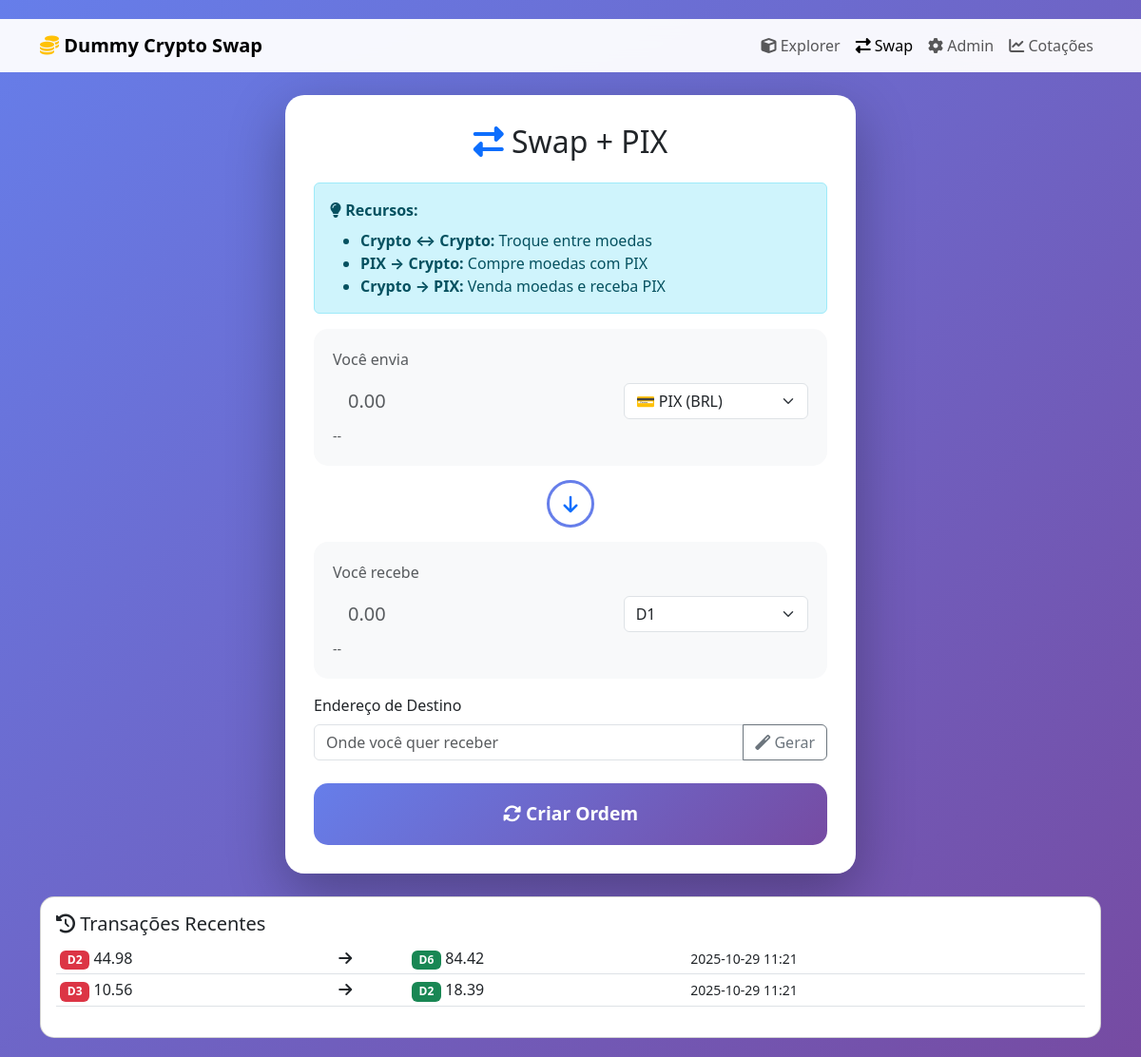
The page /swap on the database its author committed.
### tables this page shows
CREATE TABLE swaps (
            id INTEGER PRIMARY KEY AUTOINCREMENT,
            from_coin_id INTEGER NOT NULL,
            to_coin_id INTEGER NOT NULL,
            from_address TEXT NOT NULL,
            to_address TEXT NOT NULL,
            from_amount REAL NOT NULL,
            to_amount REAL NOT NULL,
            exchange_rate REAL NOT NULL,
            fee_amount REAL DEFAULT 0,
            fee_percentage REAL DEFAULT 0,
            timestamp TIMESTAMP DEFAULT CURRENT_TIMESTAMP,
            FOREIGN KEY (from_coin_id) REFERENCES coins (id),
            FOREIGN KEY (to_coin_id) REFERENCES coins (id)
        );

CREATE TABLE coins (
            id INTEGER PRIMARY KEY AUTOINCREMENT,
            name TEXT NOT NULL,
            symbol TEXT NOT NULL UNIQUE,
            prefix TEXT NOT NULL,
            total_supply REAL DEFAULT 0,
            created_at TIMESTAMP DEFAULT CURRENT_TIMESTAMP
        );

### app.py (the view)
@app.route('/swap')
def swap_page():
    conn = get_db()
    cursor = conn.cursor()
    cursor.execute('SELECT * FROM coins ORDER BY symbol')
    coins = cursor.fetchall()
    cursor.execute("""
        SELECT
            s.*,
            c1.symbol as from_symbol,
            c2.symbol as to_symbol
        FROM swaps s
        JOIN coins c1 ON s.from_coin_id = c1.id
        JOIN coins c2 ON s.to_coin_id = c2.id
        ORDER BY s.timestamp DESC
        LIMIT 20
    """)
    recent_swaps = cursor.fetchall()
    cursor.execute('SELECT * FROM pix_rates')
    pix_rates = cursor.fetchall()
    conn.close()
    return render_template('swap.html',
                         coins=coins,
                         recent_swaps=recent_swaps,
                         pix_rates=pix_rates)

### app.py (called while the page is built)
def get_db():
    conn = sqlite3.connect(DATABASE)
    conn.row_factory = sqlite3.Row
    return conn

### templates/swap.html (shortened to what this page needs)
<!DOCTYPE html>
<html lang="pt-BR">
<head>
    <link href="https://cdn.jsdelivr.net/npm/bootstrap@5.3.0/dist/css/bootstrap.min.css" rel="stylesheet">
    <link href="https://cdnjs.cloudflare.com/ajax/libs/font-awesome/6.4.0/css/all.min.css" rel="stylesheet">
</head>
<body>
    <nav class="navbar navbar-expand-lg navbar-light mb-4">
        <div class="container">
            <a class="navbar-brand fw-bold" href="/"><i class="fas fa-coins text-warning"></i> Dummy Crypto Swap</a>
            <div class="navbar-nav ms-auto">
                <a class="nav-link" href="/"><i class="fas fa-cube"></i> Explorer</a>
                <a class="nav-link active" href="/swap"><i class="fas fa-exchange-alt"></i> Swap</a>
                <a class="nav-link" href="/admin"><i class="fas fa-cog"></i> Admin</a>
                <a class="nav-link" href="/admin/rates"><i class="fas fa-chart-line"></i> Cotações</a>
            </div>
        </div>
    </nav>
    <div class="container">
        <div class="swap-card">
            <h2 class="text-center mb-4"><i class="fas fa-exchange-alt text-primary"></i> Swap + PIX</h2>
            <div class="alert alert-info">
                <strong><i class="fas fa-lightbulb"></i> Recursos:</strong>
                <ul class="mb-0 mt-2">
                    <li><strong>Crypto ↔ Crypto:</strong> Troque entre moedas</li>
                    <li><strong>PIX → Crypto:</strong> Compre moedas com PIX</li>
                    <li><strong>Crypto → PIX:</strong> Venda moedas e receba PIX</li>
                </ul>
            </div>
            <div class="coin-input">
                <label class="form-label text-muted mb-2">Você envia</label>
                <div class="row align-items-center">
                    <div class="col-7">
                        <input type="number" class="form-control form-control-lg border-0 bg-transparent"
                               id="fromAmount" placeholder="0.00" step="0.01" min="0.01">
                    </div>
                    <div class="col-5">
                        <select class="form-select" id="fromType">
                            <option value="pix">💳 PIX (BRL)</option>
                        </select>
                    </div>
                </div>
                <small class="text-muted" id="fromInfo">--</small>
            </div>
            <div class="swap-arrow">
                <div class="swap-arrow-btn" onclick="swapTypes()">
                    <i class="fas fa-arrow-down fa-lg text-primary"></i>
                </div>
            </div>
            <div class="coin-input">
                <label class="form-label text-muted mb-2">Você recebe</label>
                <div class="row align-items-center">
                    <div class="col-7">
                        <input type="number" class="form-control form-control-lg border-0 bg-transparent"
                               id="toAmount" placeholder="0.00" readonly>
                    </div>
                    <div class="col-5">
                        <select class="form-select" id="toType">
                            {% for coin in coins %}
                            <option value="{{ coin.id }}">{{ coin.symbol }}</option>
                            {% endfor %}
                        </select>
                    </div>
                </div>
                <small class="text-muted" id="toInfo">--</small>
            </div>
            <div class="mt-3" id="destinationDiv">
                <label class="form-label" id="destinationLabel">Endereço de Destino</label>
                <div class="input-group">
                    <input type="text" class="form-control" id="destinationInput" placeholder="Onde você quer receber">
                    <button class="btn btn-outline-secondary" onclick="generateDestination()">
                        <i class="fas fa-magic"></i> Gerar
                    </button>
                </div>
            </div>
            <button class="swap-button mt-4" onclick="createOrder()">
                <i class="fas fa-sync-alt"></i> Criar Ordem
            </button>
        </div>
        <div class="card bg-white mt-4" style="border-radius: 15px;">
            <div class="card-body">
                <h5><i class="fas fa-history"></i> Transações Recentes</h5>
                <div class="table-responsive" style="max-height: 400px; overflow-y: auto;">
                    <table class="table table-sm">
                        <tbody>
                            {% for swap in recent_swaps %}
                            <tr>
                                <td><span class="badge bg-danger">{{ swap.from_symbol }}</span> {{ "%.2f"|format(swap.from_amount) }}</td>
                                <td><i class="fas fa-arrow-right"></i></td>
                                <td><span class="badge bg-success">{{ swap.to_symbol }}</span> {{ "%.2f"|format(swap.to_amount) }}</td>
                                <td><small>{{ swap.timestamp[:16] }}</small></td>
                            </tr>
                            {% endfor %}
                        </tbody>
                    </table>
                </div>
            </div>
        </div>
    </div>
</body>
</html>

### templates/swap.html (style rules this page uses)
body { background: linear-gradient(135deg, #667eea 0%, #764ba2 100%); min-height: 100vh; padding: 20px 0; }
.navbar { background: rgba(255,255,255,0.95) !important; backdrop-filter: blur(10px); }
.swap-card { background: white; border-radius: 20px; padding: 30px; box-shadow: 0 20px 60px rgba(0,0,0,0.3); max-width: 600px; margin: 0 auto; }
.coin-input { background: #f8f9fa; border-radius: 15px; padding: 20px; margin-bottom: 15px; }
.swap-button { background: linear-gradient(135deg, #667eea 0%, #764ba2 100%); border: none; border-radius: 15px; padding: 18px; font-size: 1.2rem; font-weight: bold; width: 100%; color: white; }
.swap-arrow { text-align: center; margin: 15px 0; }
.swap-arrow-btn { background: white; border: 3px solid #667eea; border-radius: 50%; width: 50px; height: 50px; display: inline-flex; align-items: center; justify-content: center; cursor: pointer; }

### rows shown on the page
swaps: from_symbol "D2", from_amount "44.98", to_symbol "D6", to_amount "84.42", timestamp "2025-10-29 11:21"
swaps: from_symbol "D3", from_amount "10.56", to_symbol "D2", to_amount "18.39", timestamp "2025-10-29 11:21"

### other values the page prints
form field value "D1"
